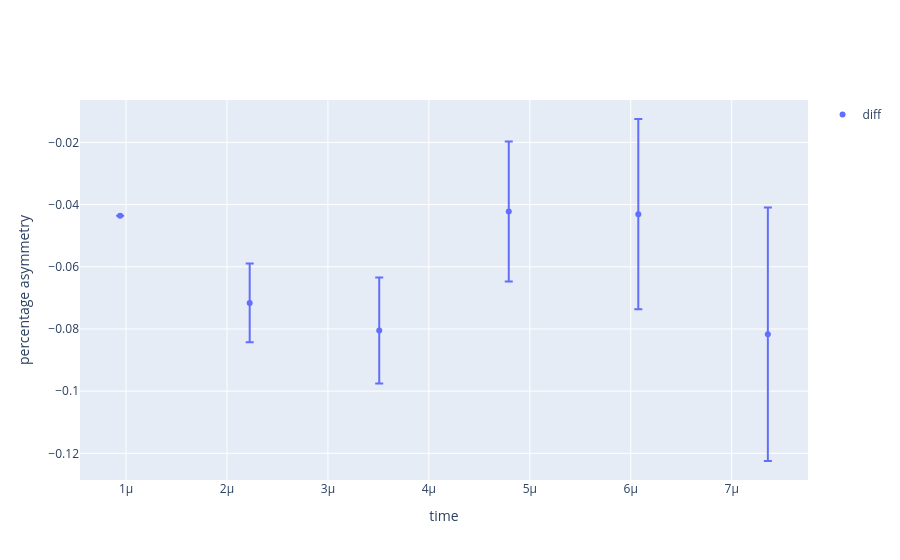

Notebook code cell kept with this figure:
### Code cell
range_pv = (3e-7 , 8e-6)

diff_bins = 6

count_g, edges_g = np.histogram(pv_g_refact, diff_bins, range=range_pv)
count_p, _ = np.histogram(pv_p_refact, diff_bins, range=range_pv)

count_g_nf, edges_nf = np.histogram(nf_g_refact, diff_bins, range=range_pv)
count_p_nf, _ = np.histogram(nf_p_refact, diff_bins, range=range_pv)

edges_center = (edges_g[1:] + edges_g[:-1]) / 2

asym_g = (count_g - count_p) / (count_g + count_p)
asym_nf = (count_g_nf - count_p_nf) / (count_g_nf + count_p_nf)



errors = [ np.sqrt(np.power(error_prop(count_g[i] , count_p[i]) , 2) + np.power(error_prop(count_g_nf[i] , count_p_nf[i]) , 2)) for i in range(len(count_g))]





fig = go.Figure()
fig.add_trace(
    go.Scatter(
        x=edges_center,
        y=(asym_g - asym_nf),
        mode="markers",
        error_y=dict(type="data", array=errors, visible=True),
        name="diff",
    )
)
fig.update_layout(
    xaxis_title="time",
    yaxis_title="percentage asymmetry",
    showlegend=True
)
fig.show()

### Figure 1 — Plotly figure (JSON) as saved in the notebook; plotly's stock layout.template omitted (floating-point values rounded to 4 significant figures)
{"data": [{"error_y": {"array": [null, 0.01265, 0.01705, 0.0225, 0.03059, 0.04078], "type": "data", "visible": true}, "mode": "markers", "name": "diff", "type": "scatter", "x": [9.417e-07, 2.225e-06, 3.508e-06, 4.792e-06, 6.075e-06, 7.358e-06], "y": [-0.04357, -0.07164, -0.08051, -0.04223, -0.04308, -0.08169]}], "layout": {"showlegend": true, "xaxis": {"title": {"text": "time"}}, "yaxis": {"title": {"text": "percentage asymmetry"}}}}
